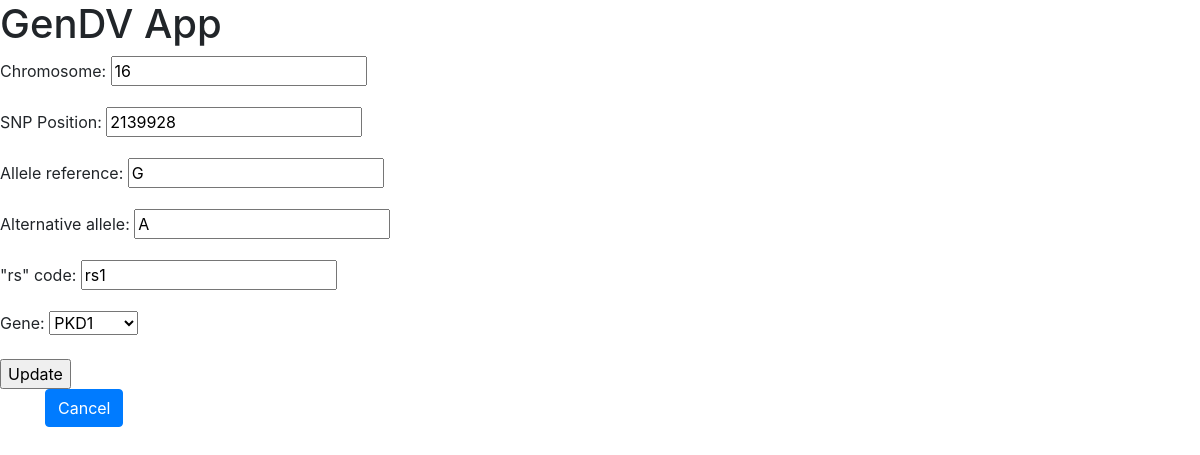
Page /variants/43/update_variant (signed in) on the committed database.
### GenDVApp/models.py (models this page shows, shortened)
class Variant(models.Model):
    Chromosome = models.CharField(max_length=2)
    Position = models.IntegerField()
    Code = models.CharField(max_length=50, unique=True)
    Reference = models.CharField(max_length=50, null=True, blank=True)
    Alternative = models.CharField(max_length=50, null=True, blank=True)
    Gene = models.ForeignKey('Gene', null=True, blank=True, on_delete=models.SET_NULL)

### GenDVApp/views.py (the view)
# urls.py: path('variants/<int:_id>/update_variant', views.UpdateVariantView),
@login_required()
def UpdateVariantView(request,_id):
    try:
        old_data = get_object_or_404(Variant,id=_id)
    except Exception:
        raise Http404('This variant does not exist')
    if request.method == 'POST':
        form = VariantForm(request.POST, instance=old_data)
        if form.is_valid():
            form.save()
            return redirect(f'/variant/{id}')
    else:
        form = VariantForm(instance=old_data)
        context = {'form':form, 'varid':_id}
        return render(request, 'variants/update_variant.html', context)

### GenDVApp/forms.py
class VariantForm(forms.ModelForm):
    class Meta:
        model = Variant
        fields = ['Chromosome', 'Position', 'Reference','Alternative', 'Code', 'Gene']
        labels = {
            'Chromosome': 'Chromosome',
            'Position': 'SNP Position',
            'Reference': 'Allele reference',
            'Alternative': 'Alternative allele',
            'Code': '\"rs\" code',
            'Gene': 'Gene'
        }

### GenDVApp/models.py (called while the page is built)
    def __str__(self):
        return self.Symbol

### templates/variants/update_variant.html (shortened to what this page needs)
{% include 'base.html' %}
<form method="post">
    {{form.as_p}}
    <input type="submit" value="Update">
</form>
<div class="container">
    <a class="btn btn-primary" href='/variants'>Cancel</a>
</div>

### rows in the picture
Variant: Chromosome "16", Position "2139928", Reference "G", Alternative "A", Code "rs1", Gene "PKD1"
